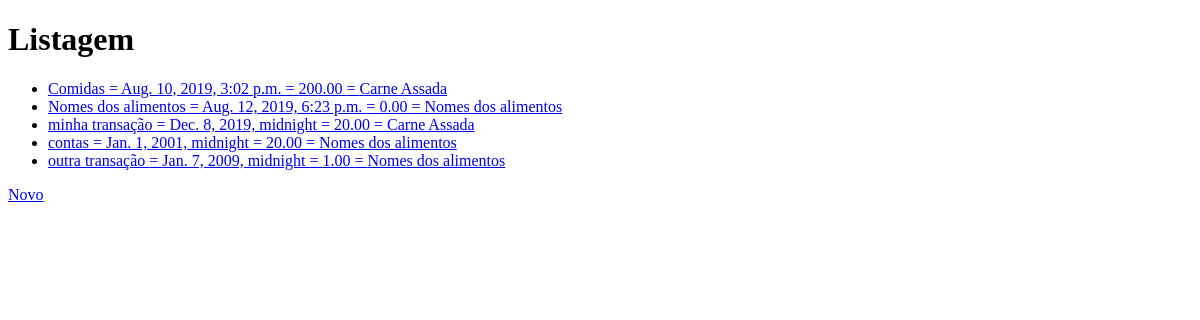
Before: / with the older database file.
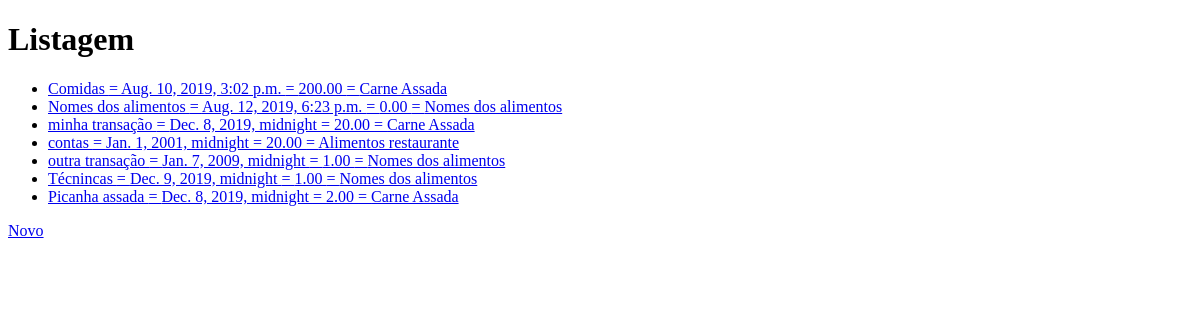
After: the same page with the newer database file.
### contas/models.py (models this page shows, shortened)
class Transacao(models.Model):
    data = models.DateTimeField()
    descricao = models.CharField(max_length=200)
    valor = models.DecimalField(max_length=7, max_digits=10, decimal_places=2)
    categoria = models.ForeignKey(Categoria, on_delete=models.CASCADE)
    observacoes = models.TextField(null=True, blank=True)
    class Meta:
        verbose_name_plural = 'Transações'

class Categoria(models.Model):
    nome = models.CharField(max_length=100)
    dt_criacao = models.DateField(auto_now_add=True)
    def __str__(self):
        return self.nome

### contas/views.py (the view)
# urls.py: path('',listagem, name= 'url_listagem'),
def listagem (request):
    data = {}
    data ['Transacoes'] = Transacao.objects.all()
    return render(request,'contas/listagem.html',data)

### contas/templates/contas/listagem.html (shortened to what this page needs)
<!doctype html>
<html lang="pt-br">
<head>
</head>
<body>
    <h1>Listagem</h1>
    <ul>
    {% for Transacao  in Transacoes %}
        <li> <a href=" {% url 'url_update' Transacao.id%} ">{{ Transacao.descricao}} = {{ Transacao.data }} = {{ Transacao.valor}} = {{ Transacao.categoria}} </a> </li>
    {% endfor%}
    </ul>
    <a href="{% url 'url_nova' %}"> Novo </a>
</body>
</html>

Changed rows visible on the page:
changed Transacao "contas": categoria "Nomes dos alimentos" → "Alimentos restaurante"
added Transacao: descricao "Técnincas", data "Dec. 9, 2019, midnight", valor "1.00", categoria "Nomes dos alimentos"
added Transacao: descricao "Picanha assada", data "Dec. 8, 2019, midnight", valor "2.00", categoria "Carne Assada"
